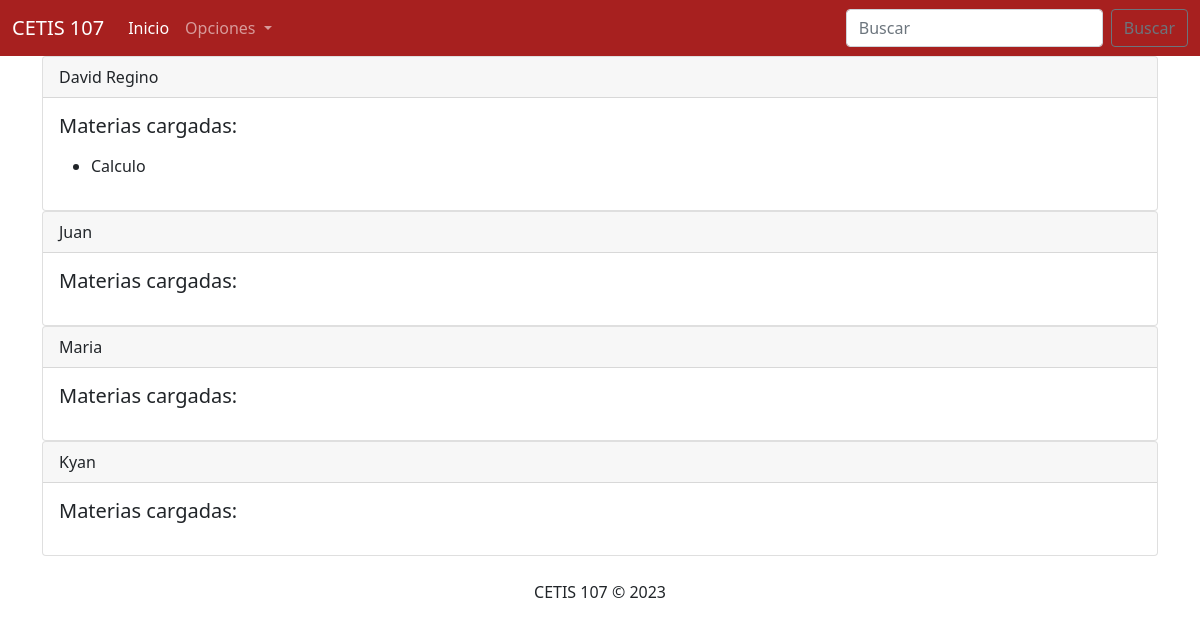
The page /parcial3/consultarAlumnosMaterias.php on the database its author committed.
### tables this page shows
CREATE TABLE `alumnos` (
  `id` bigint(20) UNSIGNED NOT NULL,
  `nombre` varchar(100) NOT NULL,
  `numero_control` varchar(30) NOT NULL,
  `semestre` int(11) NOT NULL,
  `edad` int(11) NOT NULL,
  `turno` varchar(10) NOT NULL,
  `sexo` tinyint(4) NOT NULL
);

CREATE TABLE `materias` (
  `id` int(11) NOT NULL,
  `nombre` varchar(50) NOT NULL,
  `semestre` int(11) NOT NULL,
  `especialidad` varchar(50) NOT NULL
);

### parcial3/consultarAlumnosMaterias.php (the view, shortened to what this page needs)
<!DOCTYPE html>
<html lang="en">
<head>
    <link rel="stylesheet" href="css/bootstrap.css">
</head>
<body>
    <?php
        include 'conexion.php';
        include 'menu.php';
        $sql = "SELECT * FROM alumnos";
        $datos = $conexion->query($sql);
    ?>
    <div class="container">
        <div class="row">
            <div class="col-12">
                <?php if($datos->num_rows > 0){?>
                    <?php while($registro = $datos->fetch_assoc()){
                        $id = $registro["id"];
                        $sql2 = "SELECT a.*, m.nombre AS materia_nombre FROM alumnos a INNER JOIN alumno_materias
                        am ON a.id = am.alumno_id INNER JOIN materias m ON m.id = am.materia_id WHERE a.id=".$id;
                        $datos2 = $conexion->query($sql2);
                    ?>
                    <div class="card">
                        <div class="card-header">
                            <?php echo $registro["nombre"]; ?>
                        </div>
                        <div class="card-body">
                            <h5 class="card-title">Materias cargadas:</h5>
                            <p class="card-text">
                                <ul>
                                    <?php while($materia = $datos2->fetch_assoc()){ ?>
                                        <li> <?php echo $materia["materia_nombre"]; ?> </li>
                                    <?php } ?>
                                </ul>
                            </p>
                        </div>
                    </div>
                <?php } ?>
                <?php } else { ?>
                    <h3>No existen alumnos en la base de datos</h3>
                <?php } ?>
            </div>
        </div>
    </div>
    <footer class="text-center">
        <br>
        CETIS 107 &copy; 2023
    </footer>
</body>
</html>

### rows shown on the page
alumnos: nombre "David Regino", materias.nombre "Calculo"
alumnos: nombre "Juan"
alumnos: nombre "Maria"
alumnos: nombre "Kyan"
